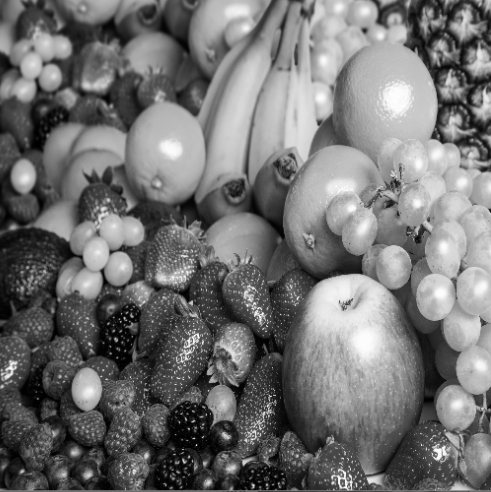
#> input picture lowpass_filter/fruit2.PNG, 491 x 492 px, found by its file name
$ python LP_ungdung.py
#> lines starting #> are read from the running program, lines starting #| are printed output that depends on the picture; after the words box and inside, x2 and y2 are one past the last pixel; in counts of white or black regions, pixels touching at a corner belong together
### lowpass_filter/dftuv.py
import numpy as np
def dftuv(M,N):
    u = np.linspace(0,M-1,M)
    v = np.linspace(0,N-1,N)
    for i in np.int16(u):
        if (i>M/2):
            u[i]=u[i]-M
    for i in np.int16(v):
        if (i>N/2):
            v[i]=v[i]-N
    [V,U] = np.meshgrid(v,u)
    return [V,U]

### lowpass_filter/lpft.py
import numpy as np
import math
from dftuv import dftuv
def lpft(type, M,N,D0,n):
    [U,V] = dftuv(M,N)
    D = np.sqrt((U**2+V**2))
    H = np.zeros(D.shape)
    if(type == "ideal"):
        for i in range(D.shape[0]):
            for j in range(D.shape[1]):
                if(D[i][j]<=D0):
                    H[i][j]=1
    elif(type == "btw"):
        H = 1/(1 + (D/D0)**(2*n))
    elif(type == "gaussian"):
         for i in range(D.shape[0]):
            for j in range(D.shape[1]):
                H[i][j] = math.exp(-(D[i][j]**2)/(2*(D0**2)))
    else:
        print("Unknown filter type")
    return H

### lowpass_filter/LP_ungdung.py
import cv2 as cv
import numpy as np
from matplotlib import pyplot as plt
from lpft import lpft
plt.figure(figsize=(6.4*5, 4.8*5), constrained_layout=False)
img = cv.imread('fruit2.png',0)
#> img is the input picture: shape (492, 491); min 0, max 254, mean 113.6
img_fft = np.fft.fft2(img)
plt.subplot(151), plt.imshow(np.log(1+np.abs(img_fft)), "gray"), plt.title("Spectrum")
img_fft_center = np.fft.fftshift(img_fft)
plt.subplot(152), plt.imshow(np.log(1+np.abs(img_fft_center)), "gray"), plt.title("Centered Spectrum")
inv_center = np.fft.ifftshift(img_fft_center)
plt.subplot(153), plt.imshow(np.log(1+np.abs(inv_center)), "gray"), plt.title("Decentralized")
processed_img = np.fft.ifft2(inv_center)
plt.subplot(154), plt.imshow(np.abs(processed_img), "gray"), plt.title("Processed Image")
plt.show()
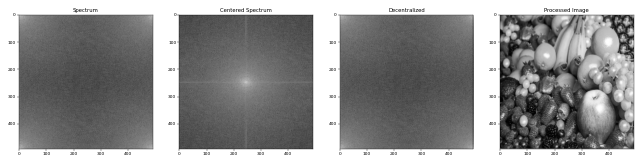
#> figure drawn by matplotlib, 4 panels

Ideal_LPF = lpft('ideal', img.shape[0], img.shape[1], 30,5)
Ideal_LPF_Center = np.fft.fftshift(Ideal_LPF)
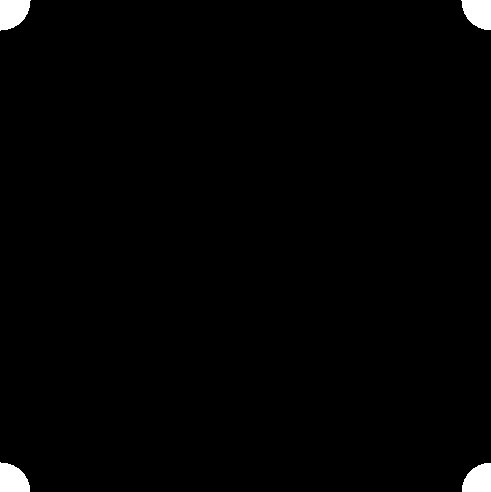
#> Ideal_LPF: shape (492, 491) float64; values 0 (black) and 1 (white), 1.2% white; 4 white regions, box (x1, y1, x2, y2) and area: (0, 0, 31, 31) 736, (461, 0, 491, 30) 705, (0, 462, 30, 492) 705, (462, 463, 491, 492) 675
Butterworth_LPF = lpft('btw', img.shape[0], img.shape[1], 30,5)
Butterworth_LPF_Center = np.fft.fftshift(Butterworth_LPF)
Gauss_LPF = lpft('gaussian',img.shape[0], img.shape[1], 30,5)
Gauss_LPF_Center = np.fft.fftshift(Gauss_LPF)
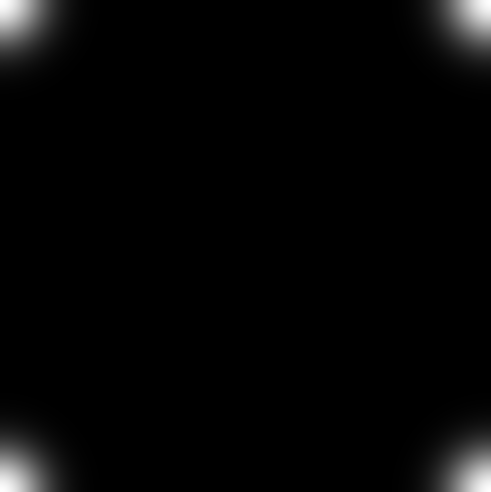
#> Gauss_LPF: shape (492, 491) float64; min 8.25e-30, max 1, mean 0.0234

Ideal_Center = Ideal_LPF_Center*img_fft_center
plt.figure(figsize=(6.4*5, 4.8*5), constrained_layout=False)
plt.subplot(152), plt.imshow(np.log(1+np.abs(Ideal_Center)), "gray"), plt.title("Spectrum of image with ideal lowpass filter")
output = np.fft.ifft2(Ideal_Center)
plt.subplot(154), plt.imshow((np.abs(output)), "gray"), plt.title("Image with ideal lowpass filter")
plt.show()
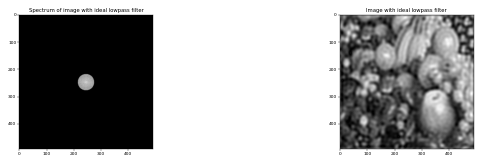
#> figure drawn by matplotlib, 2 panels

Butterworth_Center = Butterworth_LPF_Center*img_fft_center
plt.figure(figsize=(6.4*5, 4.8*5), constrained_layout=False)
plt.subplot(152), plt.imshow(np.log(1+np.abs(Butterworth_Center)), "gray"), plt.title("Spectrum of image with Butterworth lowpass filter")
output = np.fft.ifft2(Butterworth_Center)
plt.subplot(154), plt.imshow((np.abs(output)), "gray"), plt.title("Image with Butterworth lowpass filter")
plt.show()

Gaussian_Center = Gauss_LPF_Center*img_fft_center
plt.figure(figsize=(6.4*5, 4.8*5), constrained_layout=False)
plt.subplot(152), plt.imshow(np.log(1+np.abs(Gaussian_Center)), "gray"), plt.title("Spectrum of image with Gaussian lowpass filter")
output = np.fft.ifft2(Gaussian_Center)
plt.subplot(154), plt.imshow((np.abs(output)), "gray"), plt.title("Image with Gaussian lowpass filter")
plt.show()
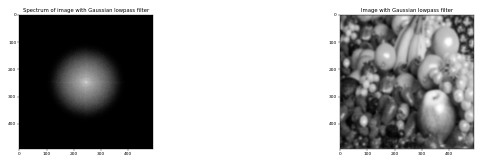
#> figure drawn by matplotlib, 2 panels
